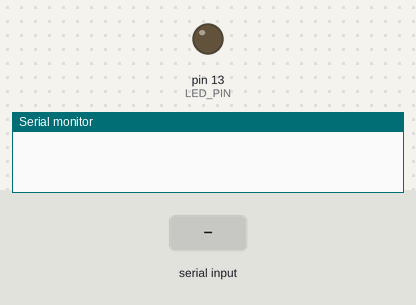
Recording of a sketch running on a simulated Arduino Uno, built with avr-gcc and run on an emulated ATmega328P. Shown: output pins drawn as LEDs (lit = HIGH), the last lines printed to the serial monitor. The inputs (shaded band) are chosen by the test bench.

Above: at 1.2 s.
1.3 s: "1" received over Serial
At 11.3 s:
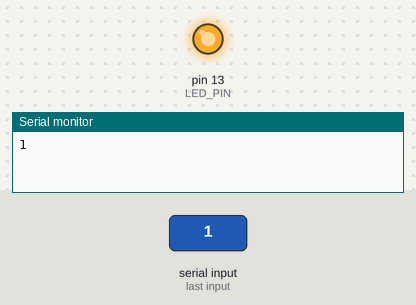
Timing chart, 0 to 21.5 s (numbered marks = the images above; inputs shaded):
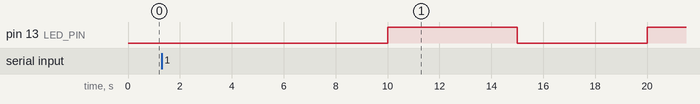

The sketch:

ARD_201_Lab_1c.ino
```cpp
#include <TimerOne.h>

#define LED_PIN         13
#define LED_BLINK_TIME  5000000

uint8_t ledState = 0;

void setup() {
  pinMode(LED_PIN, OUTPUT);
  Serial.begin(9600);
  Timer1.initialize( LED_BLINK_TIME );
  Timer1.attachInterrupt(blinkLED);
}

void loop() {
  while(Serial.available() > 0) {
    Serial.write(Serial.read());
  }
}

void blinkLED() {
  digitalWrite(LED_PIN, ledState);
  ledState = !ledState;
}
```
